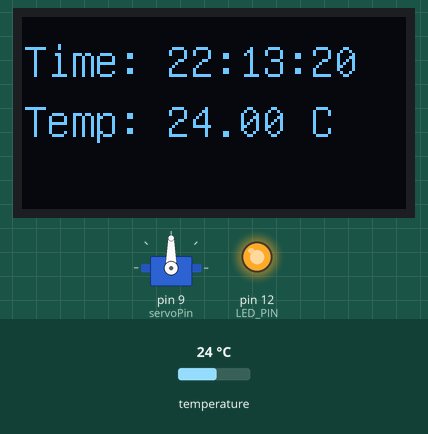
This sketch was run on a simulated Arduino Uno, built with avr-gcc and run on an emulated ATmega328P. On the bench: servo, 128×64 one-colour display, output pins drawn as LEDs (lit = HIGH). The test bench sets the inputs (shaded band); at power-on: temperature 24 °C. The local clock reads 2024-03-15 10:24:30 at power-on unless the sketch sets it.

Above: at 1.2 s.
1.3 s: temperature set to 23.3 °C
At 1.9 s:
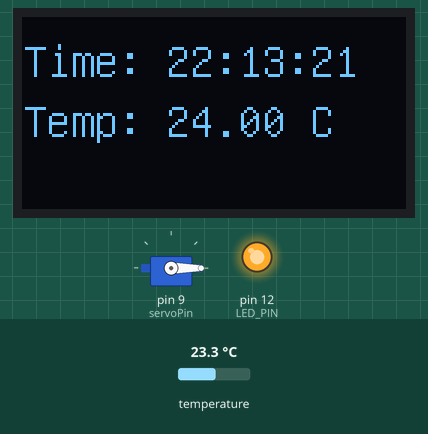
4.6 s: temperature set to 28 °C
At 6.2 s:
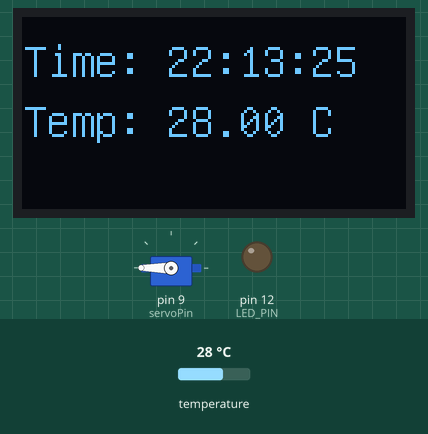
At 11.3 s:
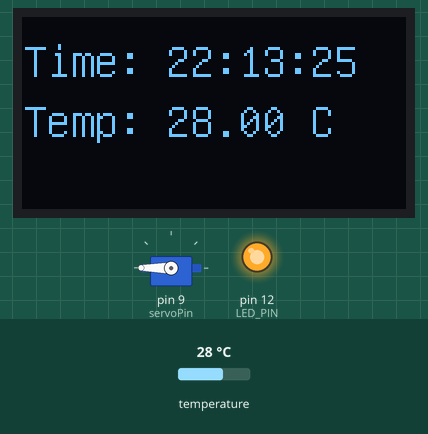
Timing chart, 0 to 13.9 s (numbered marks = the images above; inputs shaded):
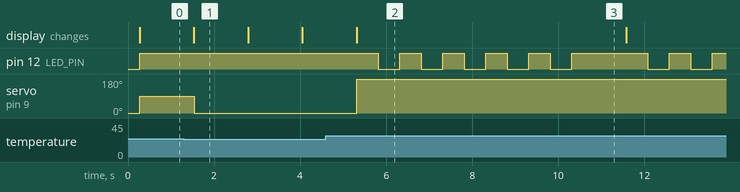

Measured:
- the behaviour switches between 23.9 and 23.8 °C on temperature (found by bisection; images 0 and 1)
- after the input at 1.3 s, servo on pin 9 (servoPin): 90° → 0° after 0.23 s
- after the input at 4.6 s, pin 12 (LED_PIN): goes 4 × (LOW 0.50 s, HIGH 0.50 s), LOW 0.50 s, HIGH 1.8 s, LOW 0.50 s, HIGH 0.50 s, LOW 0.50 s, then HIGH, starting after 1.2 s; servo on pin 9 (servoPin): 0° → 180° after 0.72 s
- what the display in image 1 shows lasts 1.3 s, from 1.5 s to 2.8 s

The sketch:

egen_funktion.ino
```cpp
#include <RTClib.h>
#include <Wire.h>
#include "U8glib.h"
#include <Servo.h>
#define LED_PIN 12

RTC_DS3231 rtc;
U8GLIB_SSD1306_128X64 u8g(U8G_I2C_OPT_NO_ACK);
Servo myServo;

const int servoPin = 9;

void setup() {
  u8g.setFont(u8g_font_unifont);
  Serial.begin(9600);
  Wire.begin();
  rtc.begin();
  rtc.adjust(DateTime(F(__DATE__), F(__TIME__)));

  pinMode(LED_PIN, OUTPUT);
  myServo.attach(servoPin);
  myServo.write(0);
}

void loop()
{
  oledWrite(getTime(), getTemp());
  servoWrite(rtc.getTemperature());

  delay(1000);
}

String getTemp()
{
  float temperature = rtc.getTemperature();
  String tempText = "Temp: " + String(temperature) + " C";
  return tempText;
}

void servoWrite(float value)
{
  int servoAngle = map(value, 23, 25, 0, 180);
  servoAngle = constrain(servoAngle, 0, 180);
  myServo.write(servoAngle);
  if (value > 25 || value < 23)
  {
    for (int i = 0; i < 5; ++i)
    {
      digitalWrite(LED_PIN, HIGH);
      delay(500);
      digitalWrite(LED_PIN, LOW);
      delay(500);
    }
  }
  digitalWrite(LED_PIN, HIGH);
}

String getTime()
{
  DateTime now = rtc.now();
  String displayText = "Time: " + String(now.hour()) + ":" + String(now.minute()) + ":" + String(now.second());
  return displayText;
}

void oledWrite(String text, String text2) {
  u8g.firstPage();
  do {
    u8g.drawStr(0, 20, text.c_str());
    u8g.drawStr(0, 40, text2.c_str());
  } while (u8g.nextPage());
}
```
